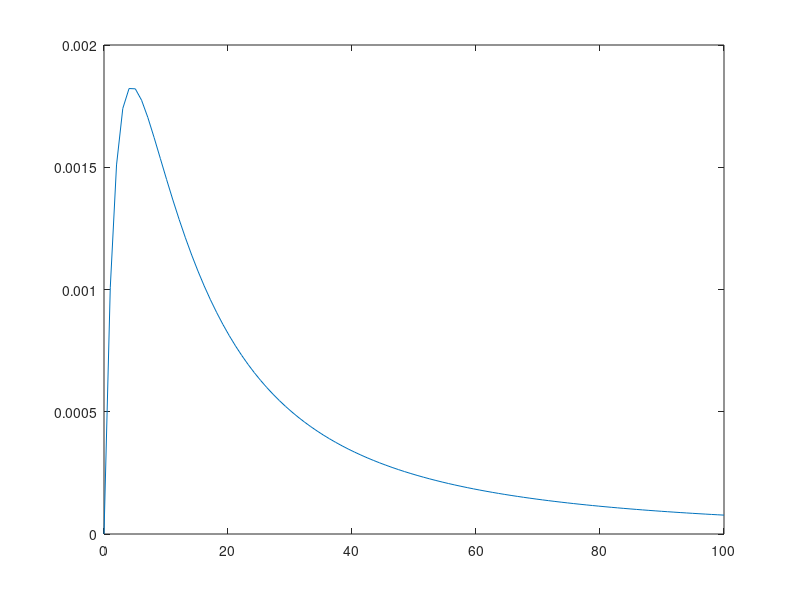

Here is the MATLAB script that generated this plot: (Note: this script raises an error after producing the figure.)
%function [energy_x, energy_y, energy_z] = thompson_vXYZ( bindingEnergy_eV, nP)

%Eb = bindingEnergy_eV;
nP=2;
Eb = 9;
maxE = 100

E = linspace(0,maxE,100);

f = E./(E+Eb).^3;
F = cumsum(f);
F = F/F(end);

plot(E,f)

[s1,s2,s3] = RandStream.create('mrg32k3a','NumStreams',3,'Seed','shuffle');

energy = interp1(F,E,rand(s1,1,nP))
%[val,ind] = min(abs(F-); % Energy



alph = linspace(-pi/2,pi/2,100);

fa = cos(alph);
Fa = cumsum(abs(fa));
Fa = Fa/Fa(end);

plot(alph, Fa)
stop
[val2,ind2] = min(abs(Fa-rand(s2,1,nP))); % Angle 1
[val3,ind3] = min(abs(Fa-rand(s3,1,nP))); % Angle 2

Ka = [E(ind), alph(ind2)+pi/2, alph(ind3)+pi/2];

energy_x = Ka(1);
energy_y = 1;
energy_z = 1;

%end